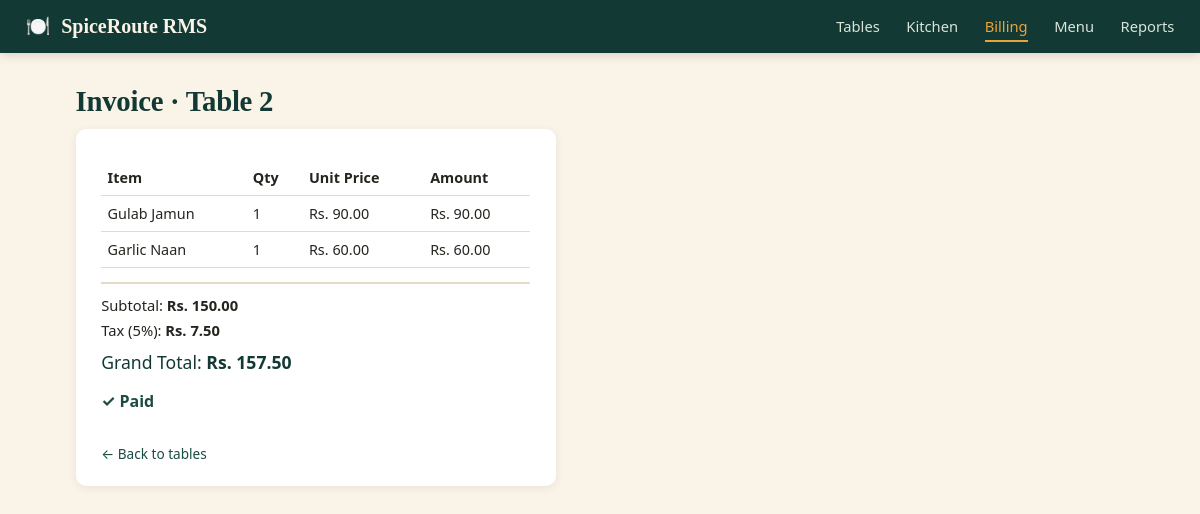
The app's page /billing/2 with its own data.
### app.py (models this page shows)
class Table(db.Model):
    id = db.Column(db.Integer, primary_key=True)
    number = db.Column(db.Integer, unique=True, nullable=False)
    capacity = db.Column(db.Integer, default=4)
    status = db.Column(db.String(20), default="available")
    orders = db.relationship("Order", backref="table", lazy=True)

class OrderItem(db.Model):
    id = db.Column(db.Integer, primary_key=True)
    order_id = db.Column(db.Integer, db.ForeignKey("order.id"), nullable=False)
    menu_item_id = db.Column(db.Integer, db.ForeignKey("menu_item.id"), nullable=False)
    quantity = db.Column(db.Integer, default=1)
    price_at_order = db.Column(db.Float, nullable=False)
    status = db.Column(db.String(20), default="pending")
    menu_item = db.relationship("MenuItem")

class MenuItem(db.Model):
    id = db.Column(db.Integer, primary_key=True)
    name = db.Column(db.String(100), nullable=False)
    category = db.Column(db.String(50), default="Main")
    price = db.Column(db.Float, nullable=False)
    stock_qty = db.Column(db.Integer, default=100)
    available = db.Column(db.Boolean, default=True)

### app.py (the view)
@app.route("/billing/<int:order_id>")
def bill(order_id):
    order = Order.query.get_or_404(order_id)
    order.table.status = "billing"
    db.session.commit()
    return render_template("bill.html", order=order, tax_rate=TAX_RATE)

### app.py (called while the page is built)
    @property
    def subtotal(self):
        return sum(i.price_at_order * i.quantity for i in self.items)

    @property
    def tax(self):
        return round(self.subtotal * TAX_RATE, 2)

    @property
    def total(self):
        return round(self.subtotal + self.tax, 2)

### templates/bill.html (shortened to what this page needs)
{% extends "base.html" %}
{% block content %}
<h1>Invoice · Table {{ order.table.number }}</h1>
<div class="invoice">
  <table class="order-table">
    <thead><tr><th>Item</th><th>Qty</th><th>Unit Price</th><th>Amount</th></tr></thead>
    <tbody>
      {% for i in order.items %}
      <tr>
        <td>{{ i.menu_item.name }}</td>
        <td>{{ i.quantity }}</td>
        <td>Rs. {{ "%.2f"|format(i.price_at_order) }}</td>
        <td>Rs. {{ "%.2f"|format(i.price_at_order * i.quantity) }}</td>
      </tr>
      {% endfor %}
    </tbody>
  </table>
  <div class="order-summary">
    <div>Subtotal: <strong>Rs. {{ "%.2f"|format(order.subtotal) }}</strong></div>
    <div>Tax ({{ (tax_rate*100)|int }}%): <strong>Rs. {{ "%.2f"|format(order.tax) }}</strong></div>
    <div class="total">Grand Total: <strong>Rs. {{ "%.2f"|format(order.total) }}</strong></div>
  </div>
  {% if order.status != 'billed' %}
  <form method="POST" action="{{ url_for('pay', order_id=order.id) }}">
    <button class="btn btn-primary btn-block" type="submit">Mark as Paid</button>
  </form>
  {% else %}
  <p class="badge-ready">✓ Paid</p>
  {% endif %}
  <a class="back-link" href="{{ url_for('dashboard') }}">← Back to tables</a>
</div>
{% endblock %}

### static/style.css (style rules this page uses)
:root { --ink: #22261f; --cream: #faf3e7; --panel: #ffffff; --teal: #1b4b43; --teal-dark: #123934; --saffron: #e8a33d; --rust: #b23a2f; --sage: #6b8f71; --line: #e4dcc8; --radius: 10px; --shadow: 0 2px 8px rgba(34,38,31,0.08); }
* { box-sizing: border-box; }
body { margin: 0; font-family: "Segoe UI", -apple-system, BlinkMacSystemFont, sans-serif; background: var(--cream); color: var(--ink); }
h1, h2, h3 { font-family: Georgia, "Times New Roman", serif; font-weight: 700; margin: 0 0 0.4em; color: var(--teal-dark); }
h1 { font-size: 1.8rem; letter-spacing: -0.01em; }
.order-table { width: 100%; border-collapse: collapse; margin-top: 0.5rem; }
.order-table th, .order-table td { text-align: left; padding: 0.5rem 0.4rem; border-bottom: 1px solid var(--line); font-size: 0.9rem; }
.order-summary { margin-top: 0.9rem; padding-top: 0.7rem; border-top: 2px solid var(--line); font-size: 0.92rem; display: flex; flex-direction: column; gap: 0.3rem; }
.order-summary .total { font-size: 1.1rem; color: var(--teal-dark); margin-top: 0.3rem; }
.badge-ready { color: var(--teal); font-weight: 700; }
.back-link { display: inline-block; margin-top: 1rem; color: var(--teal); font-size: 0.85rem; text-decoration: none; }
.invoice { max-width: 480px; background: var(--panel); border-radius: var(--radius); box-shadow: var(--shadow); padding: 1.4rem 1.6rem; }

### records on screen
Table: table.number "2"
OrderItem: menu_item.name "Gulab Jamun", quantity "1", price_at_order "90.00", i.price_at_order*i.quantity "90.00", subtotal "150.00", tax "7.50", total "157.50"
OrderItem: menu_item.name "Garlic Naan", quantity "1", price_at_order "60.00", i.price_at_order*i.quantity "60.00"

### other values on screen
{{ (tax_rate*100)|int }} "5"
